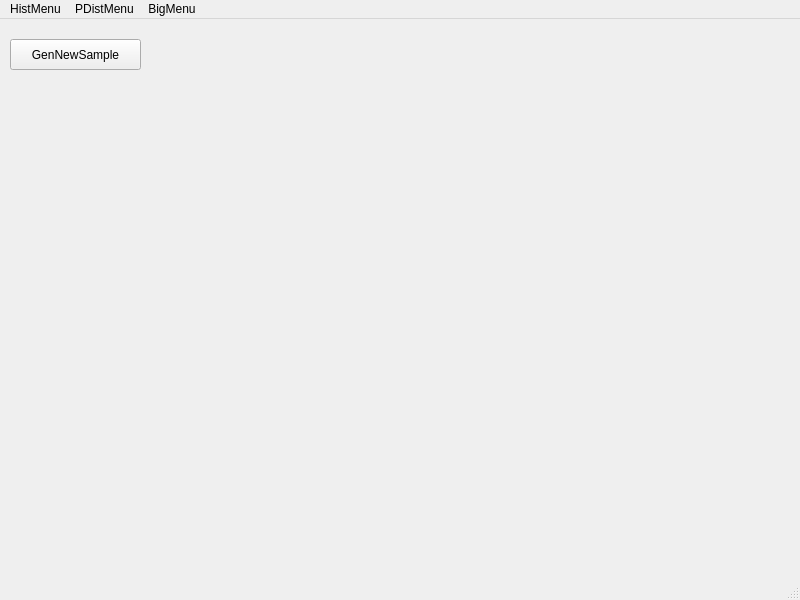
<?xml version="1.0" encoding="UTF-8"?>
<ui version="4.0">
 <class>MainWindow</class>
 <widget class="QMainWindow" name="MainWindow">
  <property name="geometry">
   <rect>
    <x>0</x>
    <y>0</y>
    <width>800</width>
    <height>600</height>
   </rect>
  </property>
  <property name="windowTitle">
   <string>MainWindow</string>
  </property>
  <widget class="QWidget" name="centralwidget">
   <widget class="QPushButton" name="GenSampleButton">
    <property name="geometry">
     <rect>
      <x>10</x>
      <y>20</y>
      <width>131</width>
      <height>31</height>
     </rect>
    </property>
    <property name="text">
     <string>GenNewSample</string>
    </property>
   </widget>
  </widget>
  <widget class="QMenuBar" name="menubar">
   <property name="geometry">
    <rect>
     <x>0</x>
     <y>0</y>
     <width>800</width>
     <height>22</height>
    </rect>
   </property>
   <widget class="QMenu" name="menuQMenu">
    <property name="title">
     <string>HistMenu</string>
    </property>
    <addaction name="actionDrawHist"/>
    <addaction name="actionSetHistGenParams"/>
    <addaction name="actionResetHistParams"/>
   </widget>
   <widget class="QMenu" name="menuBigMenu">
    <property name="title">
     <string>BigMenu</string>
    </property>
    <addaction name="actionClearAll"/>
   </widget>
   <widget class="QMenu" name="menuPDistMenu">
    <property name="title">
     <string>PDistMenu</string>
    </property>
    <addaction name="actionDrawPDist"/>
    <addaction name="actionSetPDistGenParams"/>
    <addaction name="actionResetPDistParams"/>
   </widget>
   <addaction name="menuQMenu"/>
   <addaction name="menuPDistMenu"/>
   <addaction name="menuBigMenu"/>
  </widget>
  <widget class="QStatusBar" name="statusbar"/>
  <action name="actionDrawHist">
   <property name="text">
    <string>DrawHist</string>
   </property>
  </action>
  <action name="actionResetHistParams">
   <property name="text">
    <string>ResetHistParams</string>
   </property>
  </action>
  <action name="actionSetHistGenParams">
   <property name="text">
    <string>SetHistGenParams</string>
   </property>
  </action>
  <action name="actionClearAll">
   <property name="text">
    <string>ClearAll</string>
   </property>
  </action>
  <action name="actionSetPDistGenParams">
   <property name="text">
    <string>SetPDistGenParams</string>
   </property>
  </action>
  <action name="actionResetPDistParams">
   <property name="text">
    <string>ResetPDistParams</string>
   </property>
  </action>
  <action name="actionDrawPDist">
   <property name="text">
    <string>DrawPDist</string>
   </property>
  </action>
 </widget>
 <resources/>
 <connections/>
</ui>
